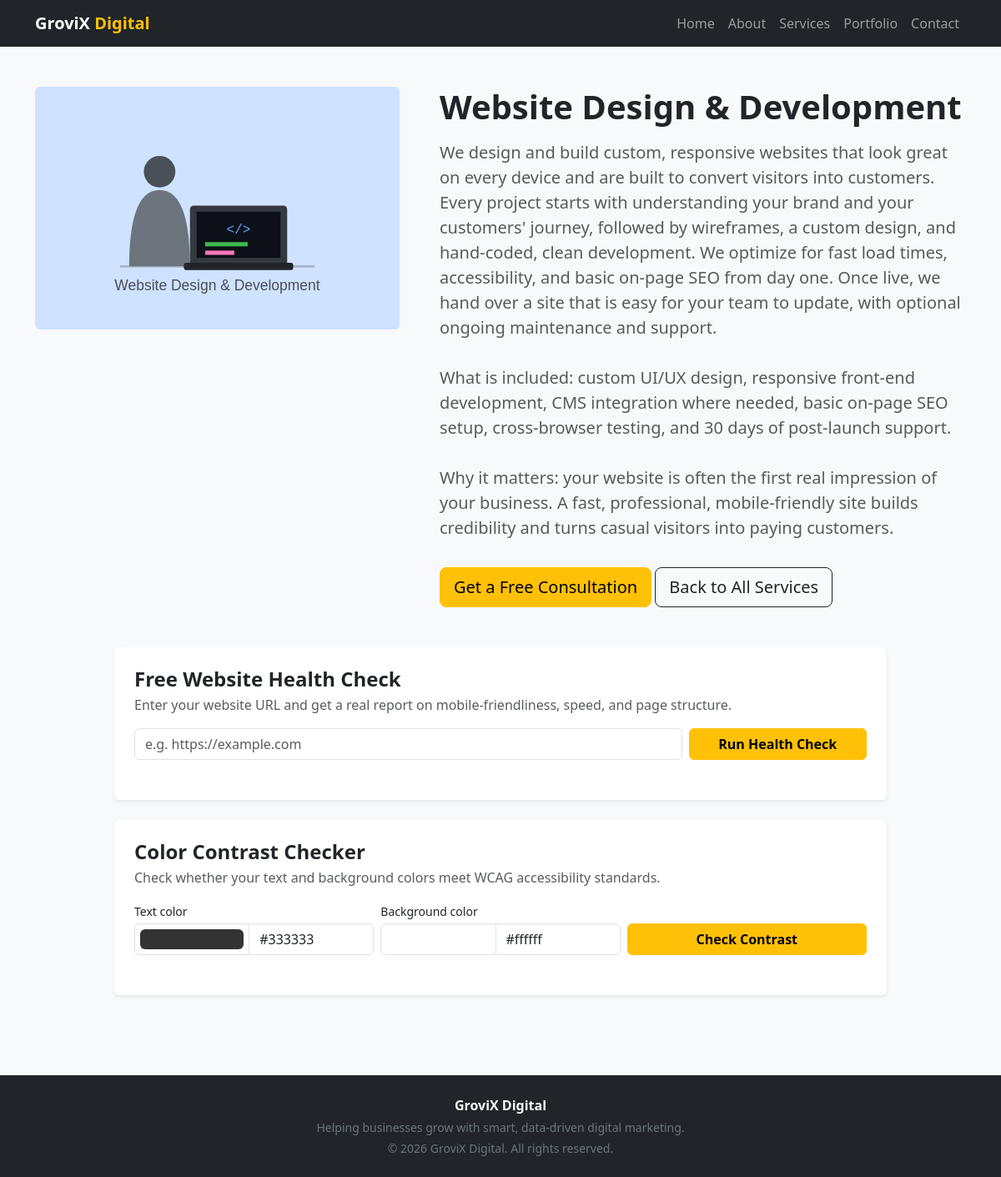
The app's page /service_detail.php?id=3 with its own data.
### tables this page shows
CREATE TABLE services (
    id INT AUTO_INCREMENT PRIMARY KEY,
    title VARCHAR(150) NOT NULL,
    description TEXT NOT NULL,
    image VARCHAR(255) DEFAULT NULL,
    meta_title VARCHAR(160) DEFAULT NULL,
    meta_description VARCHAR(300) DEFAULT NULL,
    created_at TIMESTAMP DEFAULT CURRENT_TIMESTAMP
);

### includes/functions.php (called while the page is built, shortened)
<?php
function clean_input($value) {
    return htmlspecialchars(trim($value ?? ''), ENT_QUOTES, 'UTF-8');
}
function service_hero_image_url($filename, $title = '') {
    $title = strtolower($title);
    if (str_contains($title, 'web design') || str_contains($title, 'web development') || str_contains($title, 'website')) {
        return BASE_URL . '/assets/img/service-hero-webdev.svg';
    }
    return BASE_URL . '/assets/img/placeholder.svg';
}

### public/service_detail.php (the view, shortened to what this page needs)
<?php
require_once __DIR__ . '/../includes/db.php';
require_once __DIR__ . '/../includes/functions.php';
$id = filter_input(INPUT_GET, 'id', FILTER_VALIDATE_INT);
$service = null;
if ($id) {
    $stmt = mysqli_prepare($conn, "SELECT id, title, description, image, meta_title, meta_description FROM services WHERE id = ?");
    mysqli_stmt_bind_param($stmt, 'i', $id);
    mysqli_stmt_execute($stmt);
    $service = mysqli_fetch_assoc(mysqli_stmt_get_result($stmt));
}
$isWebDesignService = $service && (
    str_contains(strtolower($service['title']), 'web design') ||
    str_contains(strtolower($service['title']), 'web development') ||
    str_contains(strtolower($service['title']), 'website')
);
require_once __DIR__ . '/../includes/header.php';
?>
<section class="py-5">
  <div class="container">
    <?php if ($service): ?>
      <div class="row justify-content-center align-items-start g-5">
        <div class="col-lg-5">
          <img src="<?= service_hero_image_url($service['image'], $service['title']) ?>" class="img-fluid rounded" alt="<?= clean_input($service['title']) ?>">
        </div>
        <div class="col-lg-7">
          <h1 class="fw-bold mb-3"><?= clean_input($service['title']) ?></h1>
          <p class="lead text-muted"><?= nl2br(clean_input($service['description'])) ?></p>
          <a href="contact.php" class="btn btn-warning btn-lg mt-3">Get a Free Consultation</a>
          <a href="services.php" class="btn btn-outline-dark btn-lg mt-3">Back to All Services</a>
        </div>
      </div>
      <?php if ($isWebDesignService): ?>
      <div class="row justify-content-center mt-5">
        <div class="col-lg-10">
          <div class="card shadow-sm border-0 mb-4">
            <div class="card-body p-4">
              <h2 class="fw-bold h4 mb-1">Free Website Health Check</h2>
              <p class="text-muted">Enter your website URL and get a real report on mobile-friendliness, speed, and page structure.</p>
              <form method="get" action="" class="row g-2 mb-4">
                <div class="col-sm-9">
                  <input type="text" name="health_url" class="form-control" placeholder="e.g. https://example.com"
                         value="<?= isset($_GET['health_url']) ? clean_input($_GET['health_url']) : '' ?>" required>
                </div>
                <div class="col-sm-3 d-grid">
                  <button type="submit" class="btn btn-warning fw-semibold">Run Health Check</button>
                </div>
              </form>
            </div>
          </div>
          <div class="card shadow-sm border-0">
            <div class="card-body p-4">
              <h2 class="fw-bold h4 mb-1">Color Contrast Checker</h2>
              <p class="text-muted">Check whether your text and background colors meet WCAG accessibility standards.</p>
              <form method="get" action="" class="row g-2 align-items-end mb-4">
                <div class="col-sm-4">
                  <label class="form-label small mb-1">Text color</label>
                  <div class="input-group">
                    <input type="color" class="form-control form-control-color" name="color1_picker"
                           value="<?= isset($_GET['color1']) && parse_hex_color($_GET['color1']) ? clean_input($_GET['color1']) : '#333333' ?>"
                           oninput="this.form.color1.value=this.value">
                    <input type="text" name="color1" class="form-control" placeholder="#333333"
                           value="<?= isset($_GET['color1']) ? clean_input($_GET['color1']) : '#333333' ?>">
                  </div>
                </div>
                <div class="col-sm-4">
                  <label class="form-label small mb-1">Background color</label>
                  <div class="input-group">
                    <input type="color" class="form-control form-control-color" name="color2_picker"
                           value="<?= isset($_GET['color2']) && parse_hex_color($_GET['color2']) ? clean_input($_GET['color2']) : '#ffffff' ?>"
                           oninput="this.form.color2.value=this.value">
                    <input type="text" name="color2" class="form-control" placeholder="#ffffff"
                           value="<?= isset($_GET['color2']) ? clean_input($_GET['color2']) : '#ffffff' ?>">
                  </div>
                </div>
                <div class="col-sm-4 d-grid">
                  <button type="submit" class="btn btn-warning fw-semibold">Check Contrast</button>
                </div>
              </form>
            </div>
          </div>
        </div>
      </div>
      <?php endif; ?>
    <?php endif; ?>
  </div>
</section>
<?php require_once __DIR__ . '/../includes/footer.php'; ?>

### assets/css/style.css (style rules this page uses)
body { font-family: 'Segoe UI', Arial, sans-serif; background-color: #f8f9fa; }

### records on screen
services: title "Website Design & Development", description "We design and build custom, responsive websites that look great on every device and are built to convert visitors into customers. Every project starts with understanding your brand and your customers' journey, followed by wireframes, a custom design, and hand-coded, clean development. We optimize for fast load times, accessibility, and basic on-page SEO from day one. Once live, we hand over a site that is easy for your team to update, with optional ongoing maintenance and support. What is included: custom UI/UX design, responsive front-end development, CMS integration where needed, basic on-page SEO setup, cross-browser testing, and 30 days of post-launch support. Why it matters: your…"
